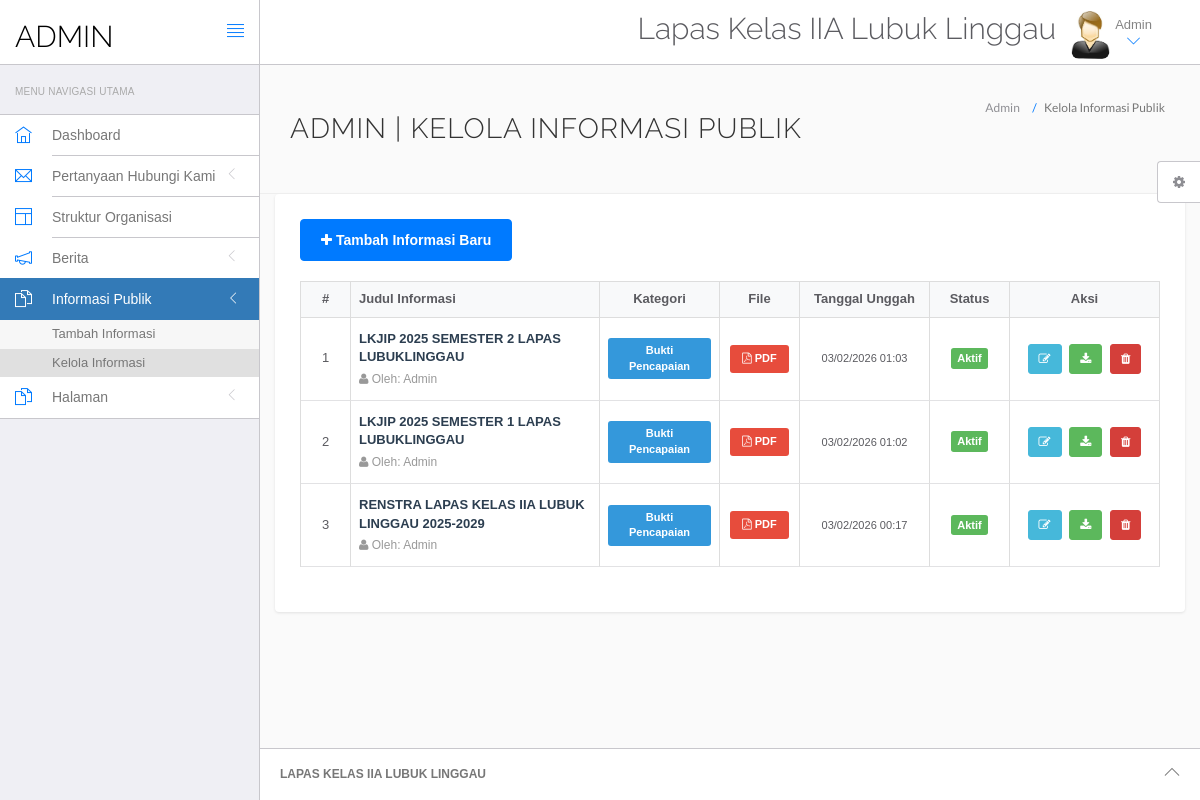
Screenshot of /hms/admin/manage-informasi.php (signed in) with the database file from the repository.
### tables this page shows
CREATE TABLE `tblinformasipublik` (
  `id` int(11) NOT NULL,
  `JudulInformasi` varchar(255) NOT NULL,
  `Deskripsi` text NOT NULL,
  `NamaFile` varchar(255) NOT NULL,
  `TanggalUnggah` datetime DEFAULT current_timestamp() ON UPDATE current_timestamp(),
  `Kategori` varchar(100) NOT NULL,
  `Status` enum('Aktif','Tidak Aktif') DEFAULT 'Aktif',
  `UplodedBy` varchar(100) NOT NULL,
  `DownloadCount` int(11) DEFAULT 0,
  `created_at` timestamp NOT NULL DEFAULT current_timestamp(),
  `updated_at` timestamp NOT NULL DEFAULT current_timestamp() ON UPDATE current_timestamp()
);

### hms/admin/manage-informasi.php (the view, shortened to what this page needs)
<?php
include('include/config.php');
?>
<!DOCTYPE html>
<html lang="id">
<head>
    <link rel="stylesheet" href="vendor/bootstrap/css/bootstrap.min.css">
    <link rel="stylesheet" href="vendor/fontawesome/css/font-awesome.min.css">
    <link rel="stylesheet" href="vendor/themify-icons/themify-icons.min.css">
    <link href="vendor/animate.css/animate.min.css" rel="stylesheet" media="screen">
    <link href="vendor/perfect-scrollbar/perfect-scrollbar.min.css" rel="stylesheet" media="screen">
    <link href="vendor/switchery/switchery.min.css" rel="stylesheet" media="screen">
    <link rel="stylesheet" href="assets/css/styles.css">
    <link rel="stylesheet" href="assets/css/plugins.css">
    <link rel="stylesheet" href="assets/css/themes/theme-1.css" id="skin_color" />
</head>
<body>
    <div id="app">
        <?php include('include/sidebar.php');?>
        <div class="app-content">
            <?php include('include/header.php');?>
            <div class="main-content">
                <div class="wrap-content container" id="container">
                    <section id="page-title">
                        <div class="row">
                            <div class="col-sm-8">
                                <h1 class="mainTitle">Admin | Kelola Informasi Publik</h1>
                            </div>
                            <ol class="breadcrumb">
                                <li><span>Admin</span></li>
                                <li class="active"><span>Kelola Informasi Publik</span></li>
                            </ol>
                        </div>
                    </section>
                    <div class="table-container">
                        <div class="row">
                            <div class="col-md-12">
                                <a href="add-informasi.php" class="btn btn-primary btn-add">
                                    <i class="fa fa-plus"></i> Tambah Informasi Baru
                                </a>
                                <div class="table-responsive">
                                    <table class="table table-bordered table-hover">
                                        <thead>
                                            <tr>
                                                <th width="50" class="text-center">#</th>
                                                <th>Judul Informasi</th>
                                                <th width="120" class="text-center">Kategori</th>
                                                <th width="80" class="text-center">File</th>
                                                <th width="130" class="text-center">Tanggal Unggah</th>
                                                <th width="80" class="text-center">Status</th>
                                                <th width="150" class="text-center">Aksi</th>
                                            </tr>
                                        </thead>
                                        <tbody>
<?php
$sql = mysqli_query($con, "SELECT * FROM tblinformasipublik ORDER BY TanggalUnggah DESC");
$cnt = 1;
if(mysqli_num_rows($sql) == 0) {
?>
                                            <tr>
                                                <td colspan="7" class="no-data">
                                                    <i class="fa fa-inbox fa-4x"></i>
                                                    <h4>Belum ada informasi publik</h4>
                                                    <p>Klik tombol "Tambah Informasi Baru" untuk menambahkan data</p>
                                                </td>
                                            </tr>
<?php
} else {
    while($row = mysqli_fetch_array($sql)) {
        $id = htmlentities($row['id']);
        $judul = htmlentities($row['JudulInformasi']);
        $kategori = htmlentities($row['Kategori']);
        $status = htmlentities($row['Status']);
        $namafile = htmlentities($row['NamaFile']);
        $tanggal = date('d/m/Y H:i', strtotime($row['TanggalUnggah']));
        $uploadedby = htmlentities($row['UplodedBy']);
?>
                                            <tr>
                                                <td class="text-center"><?php echo $cnt; ?></td>
                                                <td class="judul-cell">
                                                    <strong><?php echo strlen($judul) > 50 ? substr($judul, 0, 50) . '...' : $judul; ?></strong>
                                                    <small class="text-muted"><i class="fa fa-user"></i> Oleh: <?php echo $uploadedby; ?></small>
                                                </td>
                                                <td class="text-center">
                                                    <span class="kategori-badge"><?php echo $kategori; ?></span>
                                                </td>
                                                <td class="text-center">
                                                    <span class="file-badge">
                                                        <i class="fa fa-file-pdf-o"></i> PDF
                                                    </span>
                                                </td>
                                                <td class="text-center">
                                                    <small><?php echo $tanggal; ?></small>
                                                </td>
                                                <td class="text-center">
                                                    <?php if($status == 'Aktif'): ?>
                                                        <span class="label label-success">Aktif</span>
                                                    <?php else: ?>
                                                        <span class="label label-danger">Non Aktif</span>
                                                    <?php endif; ?>
                                                </td>
                                                <td class="text-center">
                                                    <button class="btn btn-info btn-xs btn-action" data-toggle="modal" data-target="#editModal<?php echo $id; ?>" title="Edit">
                                                        <i class="fa fa-edit"></i>
                                                    </button>
                                                    <a href="informasi_files/<?php echo $namafile; ?>" target="_blank" class="btn btn-success btn-xs btn-action" title="Download">
                                                        <i class="fa fa-download"></i>
                                                    </a>
                                                    <a href="?del=<?php echo $id; ?>" onclick="return confirm('Yakin ingin menghapus informasi ini?');" class="btn btn-danger btn-xs btn-action" title="Hapus">
                                                        <i class="fa fa-trash"></i>
                                                    </a>
                                                </td>
                                            </tr>
<?php
        $cnt++;
    }
}
?>
                                        </tbody>
                                    </table>
                                </div>
                            </div>
                        </div>
                    </div>
                </div>
            </div>
        </div>
        <?php include('include/footer.php');?>
        <?php include('include/setting.php');?>
    </div>
</body>
</html>

### hms/admin/assets/css/themes/theme-1.css (style rules this page uses)
body { background: #FAFAFA; }

### hms/admin/manage-informasi.php (style rules this page uses)
.table-container { background-color: #ffffff; padding: 25px; border-radius: 4px; box-shadow: 0 1px 3px rgba(0,0,0,0.1); }
.table > thead > tr > th { background-color: #f8f9fa; font-weight: 600; color: #333; border-bottom: 2px solid #dee2e6; vertical-align: middle; }
.table > tbody > tr > td { vertical-align: middle; padding: 12px 8px; }
.file-badge { display: inline-block; padding: 6px 12px; background-color: #e74c3c; color: white; border-radius: 3px; font-size: 11px; font-weight: 600; }
.kategori-badge { display: inline-block; padding: 5px 10px; background-color: #3498db; color: white; border-radius: 3px; font-size: 11px; font-weight: 600; }
.btn-add { margin-bottom: 20px; padding: 10px 20px; font-weight: 600; }
.btn-action { margin: 2px; padding: 5px 10px; font-size: 12px; }
.text-muted { color: #999 !important; font-size: 12px; }
.judul-cell { max-width: 300px; }
.judul-cell strong { color: #2c3e50; font-size: 13px; }
.judul-cell small { display: block; margin-top: 4px; }

### rows the page displays
tblinformasipublik: JudulInformasi "LKJIP 2025 SEMESTER 2 LAPAS LUBUKLINGGAU", UplodedBy "Admin", Kategori "Bukti Pencapaian", TanggalUnggah "03/02/2026 01:03", Status "Aktif"
tblinformasipublik: JudulInformasi "LKJIP 2025 SEMESTER 1 LAPAS LUBUKLINGGAU", UplodedBy "Admin", Kategori "Bukti Pencapaian", TanggalUnggah "03/02/2026 01:02", Status "Aktif"
tblinformasipublik: JudulInformasi "RENSTRA LAPAS KELAS IIA LUBUK LINGGAU 2025-2029", UplodedBy "Admin", Kategori "Bukti Pencapaian", TanggalUnggah "03/02/2026 00:17", Status "Aktif"
